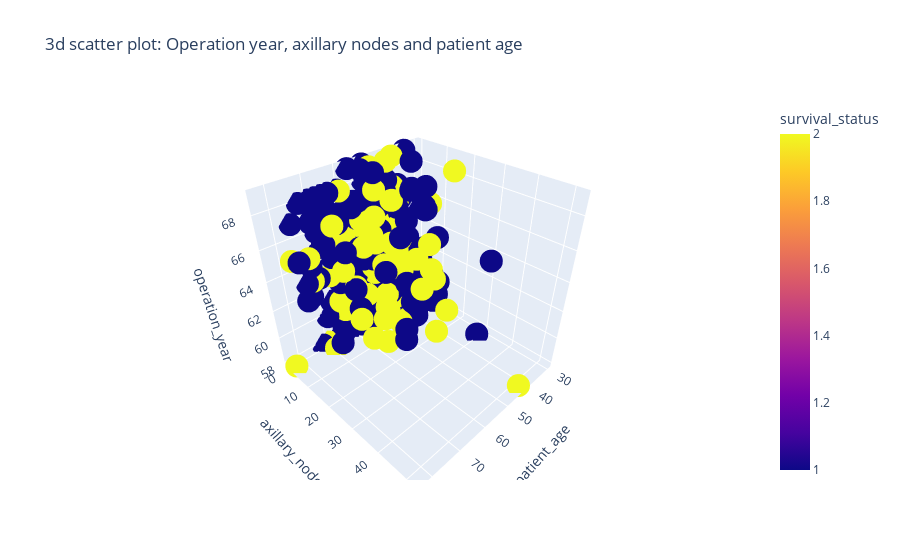

The cell this chart's notebook holds for it:
### Code cell
import plotly.express as px
fig = px.scatter_3d(haberman, x='patient_age', y='axillary_nodes', z='operation_year',
              color='survival_status', title='3d scatter plot: Operation year, axillary nodes and patient age')
fig.show()

### Figure 1 — Plotly figure (JSON) as saved in the notebook; plotly's stock layout.template omitted (floating-point values rounded to 4 significant figures; data arrays with more than 128 entries replaced by an {"elided": "..."} marker saying what was removed)
{"data": [{"hovertemplate": "patient_age=%{x}<br>axillary_nodes=%{y}<br>operation_year=%{z}<br>survival_status=%{marker.color}<extra></extra>", "legendgroup": "", "marker": {"color": {"elided": "305 int values"}, "coloraxis": "coloraxis", "symbol": "circle"}, "mode": "markers", "name": "", "scene": "scene", "showlegend": false, "type": "scatter3d", "x": {"elided": "305 int values"}, "y": {"elided": "305 int values"}, "z": {"elided": "305 int values"}}], "layout": {"coloraxis": {"colorbar": {"title": {"text": "survival_status"}}, "colorscale": [[0, "#0d0887"], [0.1111, "#46039f"], [0.2222, "#7201a8"], [0.3333, "#9c179e"], [0.4444, "#bd3786"], [0.5556, "#d8576b"], [0.6667, "#ed7953"], [0.7778, "#fb9f3a"], [0.8889, "#fdca26"], [1, "#f0f921"]]}, "legend": {"tracegroupgap": 0}, "scene": {"domain": {"x": [0, 1], "y": [0, 1]}, "xaxis": {"title": {"text": "patient_age"}}, "yaxis": {"title": {"text": "axillary_nodes"}}, "zaxis": {"title": {"text": "operation_year"}}}, "title": {"text": "3d scatter plot: Operation year, axillary nodes and patient age"}}}
